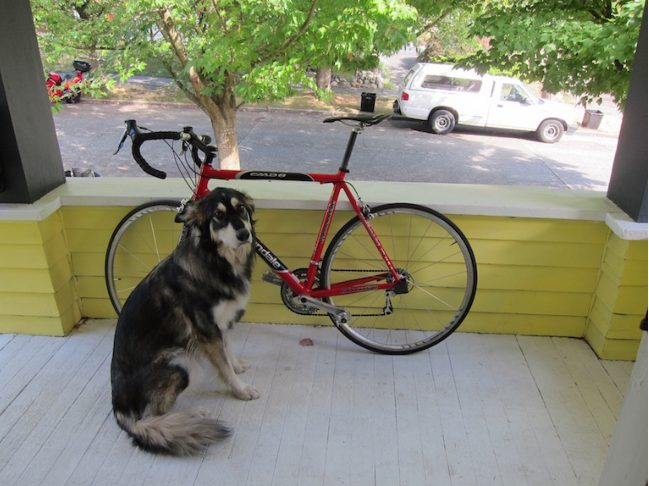
#> input picture dog.jpg, 649 x 486 px, given in place of the camera
$ python LiveCannyEdgeDTCT.py
#> lines starting #> are read from the running program, lines starting #| are printed output that depends on the picture
import cv2

# Create a VideoCapture object to capture video from the camera
video_capture = cv2.VideoCapture(0)  # ncamera device

# Check if the camera device opened successfully
if not video_capture.isOpened():
    print("Error: Unable to open camera.")
    exit()

while True:
    # Read a frame from the camera
    ret, frame = video_capture.read()
#> frame is the input picture: shape (486, 649, 3); mean B, G, R 113.8, 135.3, 134.2

    # Check if the frame was read successfully
    if not ret:
        break

    # Convert to grayscale
    frame_gray = cv2.cvtColor(frame, cv2.COLOR_BGR2GRAY)
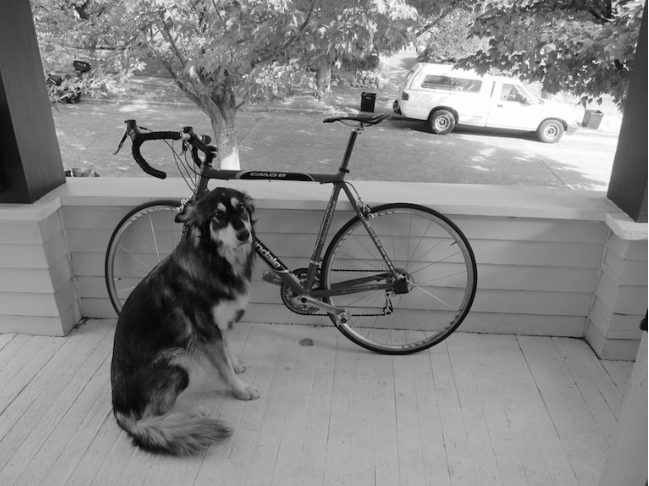
#> frame_gray: shape (486, 649); min 0, max 255, mean 132.5

    # Blur the frame for better edge detection
    frame_blur = cv2.GaussianBlur(frame_gray, (5, 5), 0)
    """Gaussian blur with a kernel size of (5, 5)
    mayor kernel = menor ruido
    menor kernel = guarda mayor frecuencia,  mas ruido
    kernel excesivamente alto = menor detalle"""

    # Canny Edge Detection
    edges = cv2.Canny(image=frame_blur, threshold1=50, threshold2=85)  #threshold/valor critico del umbral
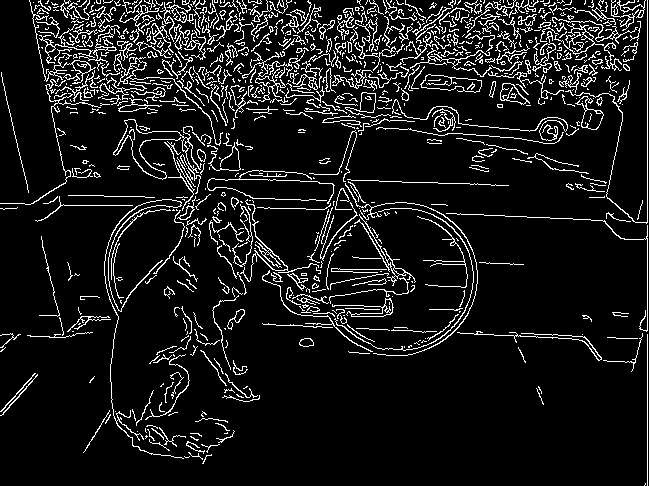
#> edges: shape (486, 649); 9.5% white in thin lines or dots
    """El concepto de aplicar thresholds es para dar limites critico a nivel pixel
    lo que este por debajo del t1 se descarta de ser un borde
    lo que este entre t1 y t2 se clasifica como esquinas fragiles o no tan marcadas
    valores por encima de t2 son esquinas fuertes
    si aumentas t1 y t2 el n bordes detectados disminuye, y a la inversa
    mientras mayor la diferencia entre t1 y t2 los bordes son mas gruesos"""

    # Display Canny Edge Detection Image
    cv2.imshow('Canny Edge Detection', edges)

    # Display the original frame
    cv2.imshow('Original', frame)

    # Break the loop if 'space'
    if cv2.waitKey(1) & 0xFF == ord(' '):
#> (key Esc is pressed here)
        break

# Release the video capture object and close all windows
video_capture.release()
cv2.destroyAllWindows()
